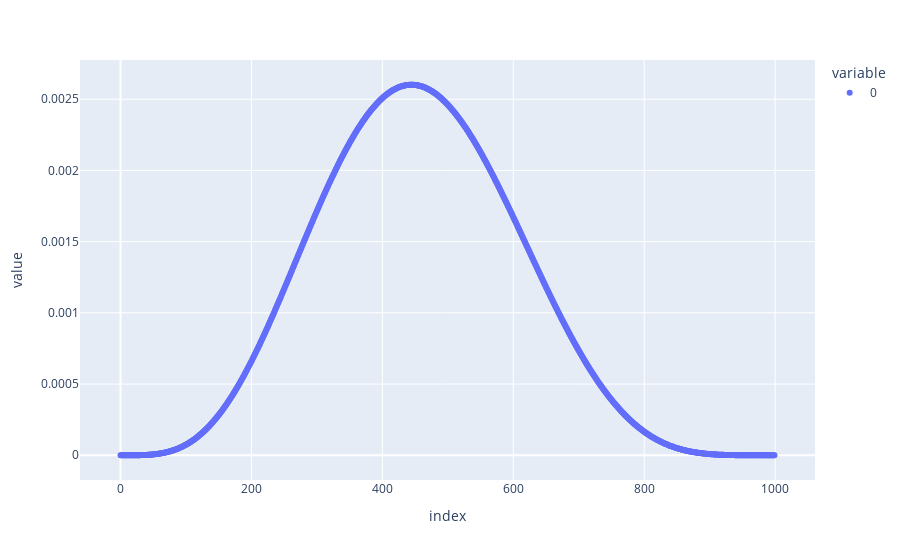

The code cell stored with this chart in its notebook:
### Code cell
px.scatter(build_posterior())

### Figure 1 — Plotly figure (JSON) as saved in the notebook; plotly's stock layout.template omitted (floating-point values rounded to 4 significant figures; data arrays with more than 128 entries replaced by an {"elided": "..."} marker saying what was removed)
{"data": [{"hovertemplate": "variable=0<br>index=%{x}<br>value=%{y}<extra></extra>", "legendgroup": "0", "marker": {"color": "#636efa", "symbol": "circle"}, "mode": "markers", "name": "0", "orientation": "v", "showlegend": true, "type": "scatter", "x": {"elided": "1000 int values"}, "xaxis": "x", "y": {"elided": "1000 float values"}, "yaxis": "y"}], "layout": {"legend": {"title": {"text": "variable"}, "tracegroupgap": 0}, "margin": {"t": 60}, "xaxis": {"anchor": "y", "domain": [0, 1], "title": {"text": "index"}}, "yaxis": {"anchor": "x", "domain": [0, 1], "title": {"text": "value"}}}}
